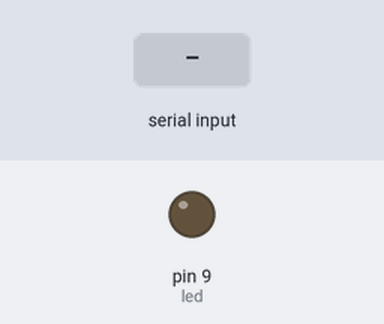
A sketch run on a simulated Arduino Uno, built with avr-gcc and run on an emulated ATmega328P. Shown: output pins drawn as LEDs (lit = HIGH). The test bench sets the inputs (shaded band).

Above: at 1.2 s.
1.3 s: byte 30 received over Serial
At 2.4 s:
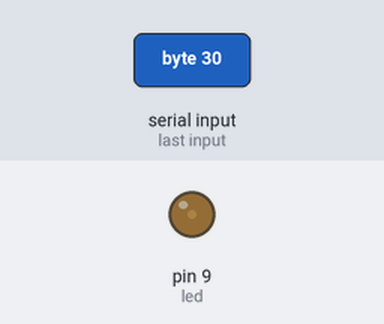
2.8 s: byte 90 received over Serial
At 3.5 s:
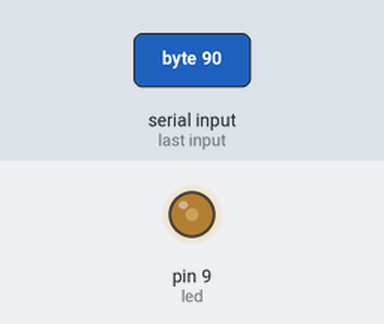
Timing chart, 0 to 5.8 s (numbered marks = the images above; inputs shaded):
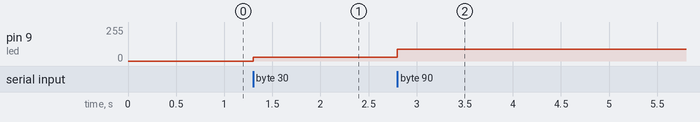

The sketch:

brightnessControl.ino
```cpp
int input=0;
const int led=9;

void setup()
{
    pinMode(led, OUTPUT);
    Serial.begin(9600);
}

void loop()
{
    if(Serial.available()>0){
        input=Serial.read();
     }
    analogWrite(led, input);
}
```

Measured:
- after the input at 1.3 s, pin 9 (led): 0/255 → 30/255 at once
- after the input at 2.8 s, pin 9 (led): 30/255 → 90/255 at once
